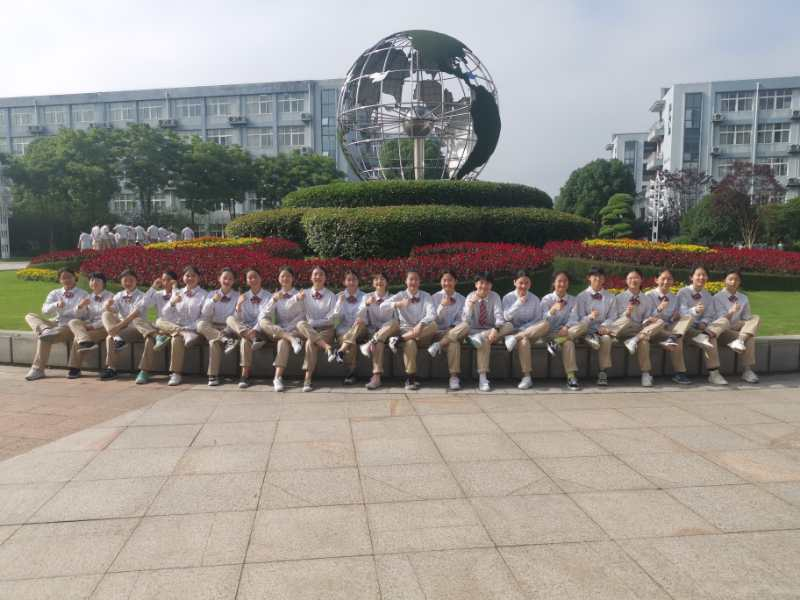
#> input picture 牛艾杯/代码/人脸/3.jpg, 800 x 600 px, found by its file name
$ python 7.py
#> lines starting #> are read from the running program, lines starting #| are printed output that depends on the picture
import numpy as np
from PIL import Image
import cv2

imgfile = "3.jpg"
OriginalPic = np.array(Image.open(imgfile).convert('L'), dtype=np.uint8)
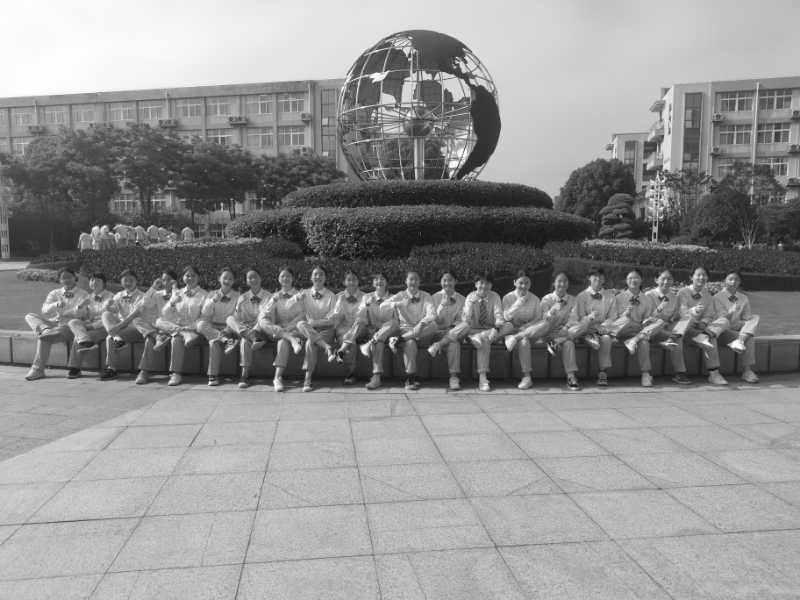
#> OriginalPic: shape (600, 800); min 9, max 255, mean 145.7
img = np.zeros((OriginalPic.shape[0]+2, OriginalPic.shape[1]+2), np.uint8)

#########  制造遍历图像  ###################
for i in range(1, img.shape[0]-1):
    for j in range(1, img.shape[1]-1):
        img[i][j] = OriginalPic[i-1][j-1]
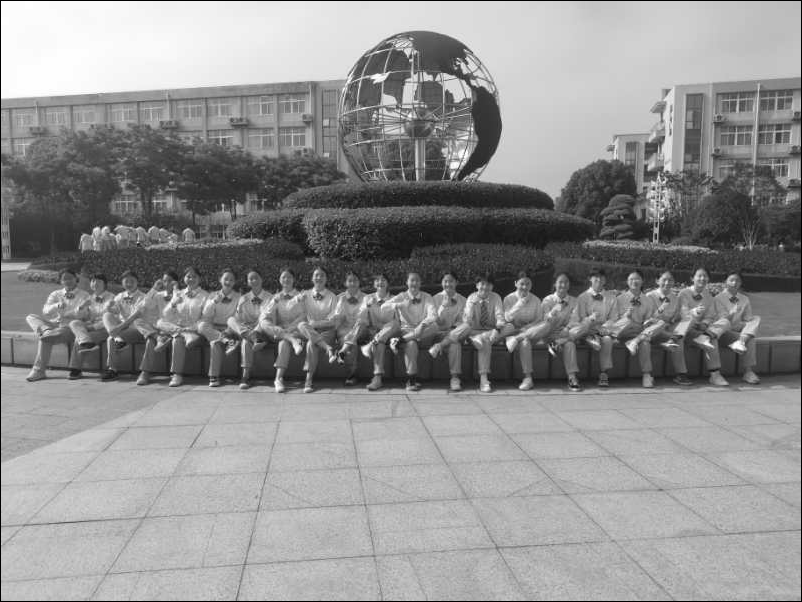
#> img: shape (602, 802); min 0, max 255, mean 144.8

LaplacePic = np.zeros((OriginalPic.shape[0], OriginalPic.shape[1]), dtype=np.uint8)
kernel = [[0, 1, 0], [1, -4, 1], [0, 1, 0]]
for i in range(0, LaplacePic.shape[0]):
    for j in range(0, LaplacePic.shape[1]):
        LaplacePic[i][j] = abs(np.sum(np.multiply(kernel, img[i:i+3, j:j+3])))
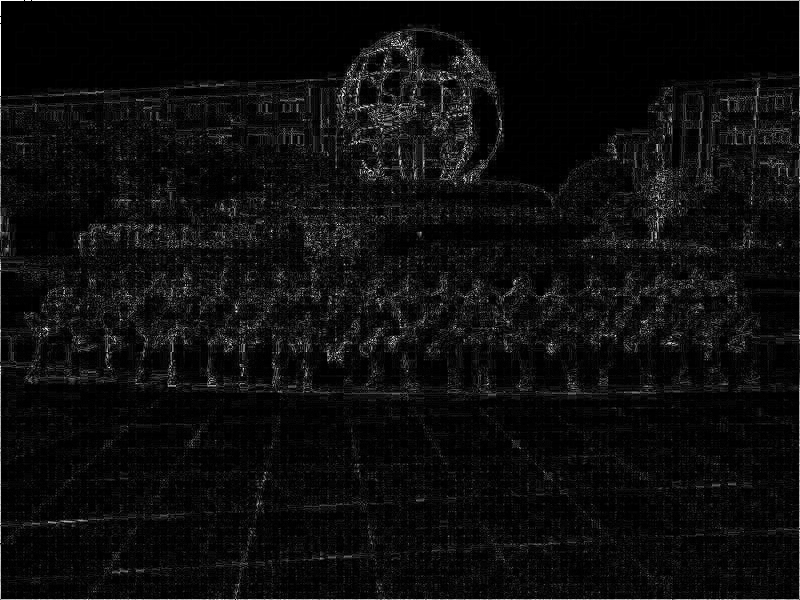
#> LaplacePic: shape (600, 800); min 0, max 255, mean 13.5

cv2.imshow("Original", OriginalPic)
cv2.imshow("Laplace", LaplacePic)
cv2.imwrite("old.jpg", OriginalPic)
cv2.imwrite("new.jpg", LaplacePic)
cv2.waitKey(0)
